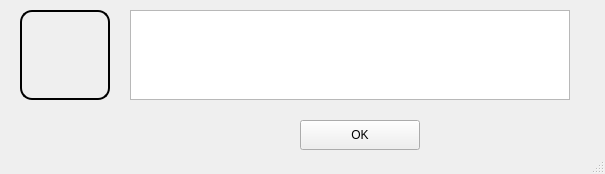
<?xml version="1.0" encoding="UTF-8"?>
<ui version="4.0">
 <class>MainWindow</class>
 <widget class="QMainWindow" name="MainWindow">
  <property name="geometry">
   <rect>
    <x>0</x>
    <y>0</y>
    <width>605</width>
    <height>174</height>
   </rect>
  </property>
  <property name="windowTitle">
   <string>MainWindow</string>
  </property>
  <property name="styleSheet">
   <string notr="true"/>
  </property>
  <widget class="QWidget" name="centralwidget">
   <widget class="QTextBrowser" name="textBrowser">
    <property name="geometry">
     <rect>
      <x>130</x>
      <y>10</y>
      <width>440</width>
      <height>90</height>
     </rect>
    </property>
    <property name="styleSheet">
     <string notr="true">font: 700 16pt &quot;Segoe UI&quot;;</string>
    </property>
   </widget>
   <widget class="QPushButton" name="bt_sair">
    <property name="geometry">
     <rect>
      <x>300</x>
      <y>120</y>
      <width>120</width>
      <height>30</height>
     </rect>
    </property>
    <property name="styleSheet">
     <string notr="true"/>
    </property>
    <property name="text">
     <string>OK</string>
    </property>
   </widget>
   <widget class="QLabel" name="empresa">
    <property name="geometry">
     <rect>
      <x>20</x>
      <y>10</y>
      <width>90</width>
      <height>90</height>
     </rect>
    </property>
    <property name="styleSheet">
     <string notr="true">border-style: Outset;
border-width: 2px;
border-radius: 12px;</string>
    </property>
    <property name="text">
     <string/>
    </property>
    <property name="pixmap">
     <pixmap>../../../../Users/Helio/.designer/backup/CADASTRO.png</pixmap>
    </property>
    <property name="scaledContents">
     <bool>true</bool>
    </property>
   </widget>
  </widget>
  <widget class="QStatusBar" name="statusbar"/>
 </widget>
 <tabstops>
  <tabstop>bt_sair</tabstop>
  <tabstop>textBrowser</tabstop>
 </tabstops>
 <resources/>
 <connections/>
</ui>
